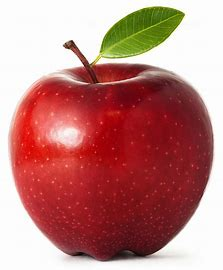
#> input picture 06_Feature_Transform/img/apple.jpg, 223 x 270 px, found by its file name
$ python n_morph_erode.py
#> lines starting #> are read from the running program, lines starting #| are printed output that depends on the picture
import cv2
import numpy as np

img = cv2.imread('../img/apple.jpg')
#> img is the input picture: shape (270, 223, 3); mean B, G, R 126.6, 130.6, 190.2

# 구조화 요소 커널, 사각형 (3x3) 생성
k = cv2.getStructuringElement(cv2.MORPH_RECT, (3,3))
# 침식 연산 적용
erosion = cv2.erode(img, k)
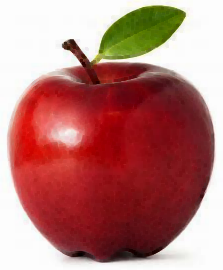
#> erosion: shape (270, 223, 3); mean B, G, R 117.7, 122.1, 182.5

# 결과 출력
merged = np.hstack((img, erosion))
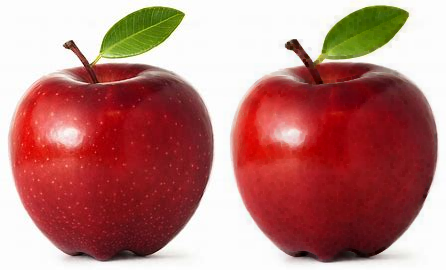
#> merged: shape (270, 446, 3); mean B, G, R 122.2, 126.3, 186.3
cv2.imshow('Erode', merged)
cv2.waitKey(0)
cv2.destroyAllWindows()

$ run again, with 06_Feature_Transform/img/fly.jpg copied over 06_Feature_Transform/img/apple.jpg
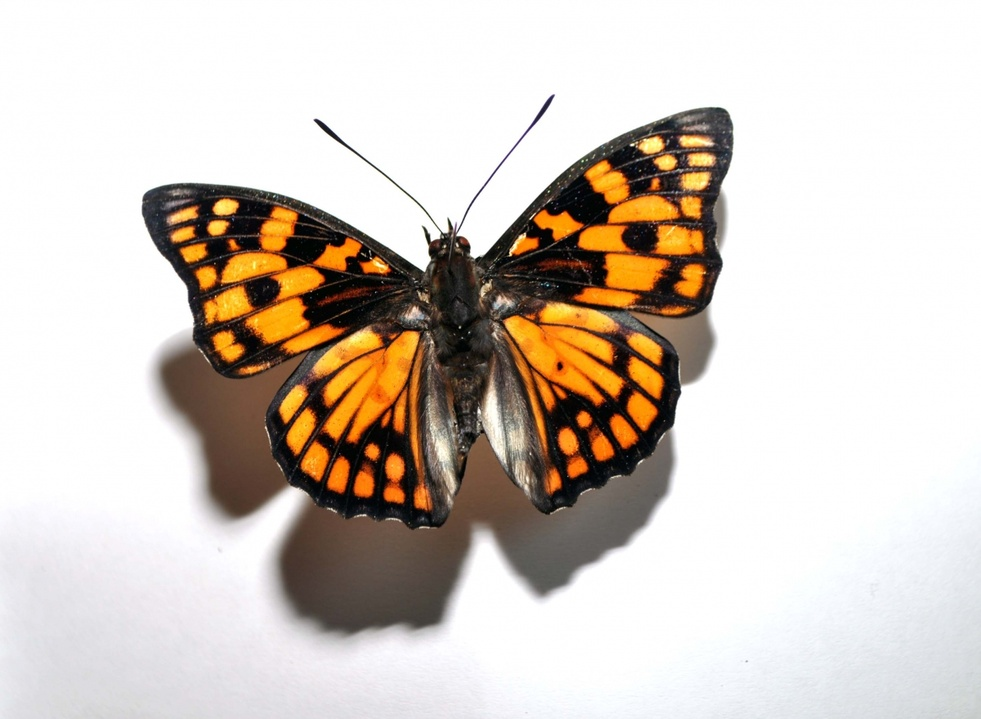
#> input picture 06_Feature_Transform/img/fly.jpg, 981 x 719 px, shrunk from 1200 x 879 before the run, found by its file name
#> img is the input picture: shape (719, 981, 3); mean B, G, R 192.5, 201.4, 210.8
#> `erosion = cv2.erode(img, k)`:
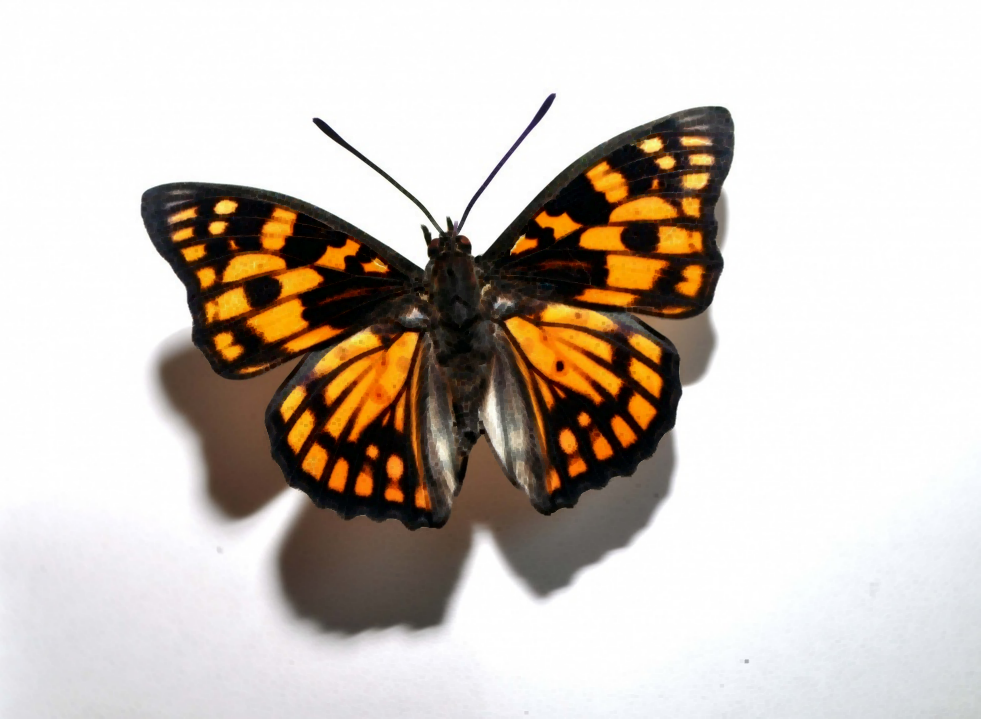
#> erosion: shape (719, 981, 3); mean B, G, R 188, 195.8, 204.5
#> `merged = np.hstack((img, erosion))`:
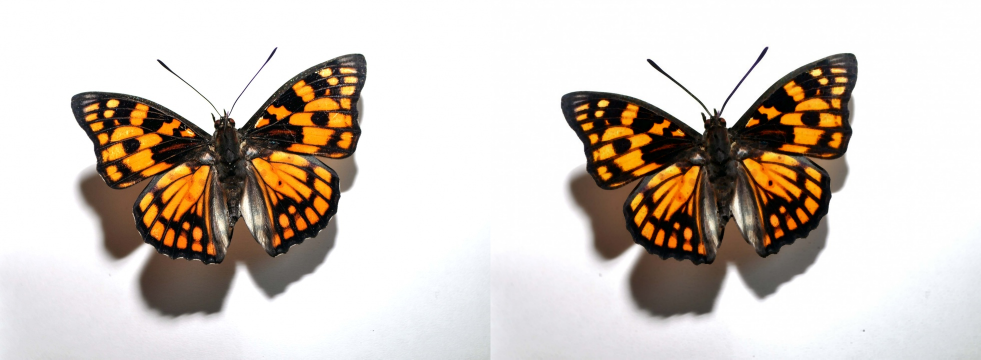
#> merged: shape (719, 1962, 3) (shown at 1/2 size); mean B, G, R 190.2, 198.6, 207.7
